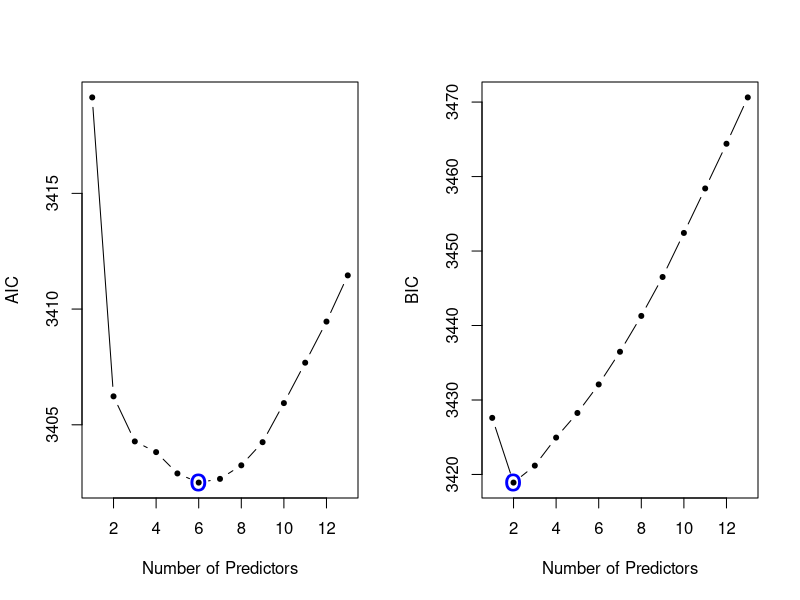
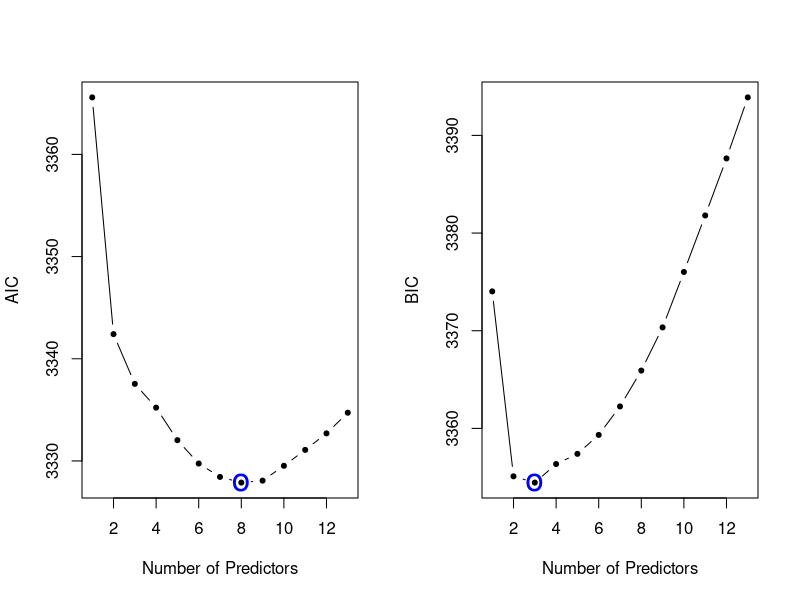
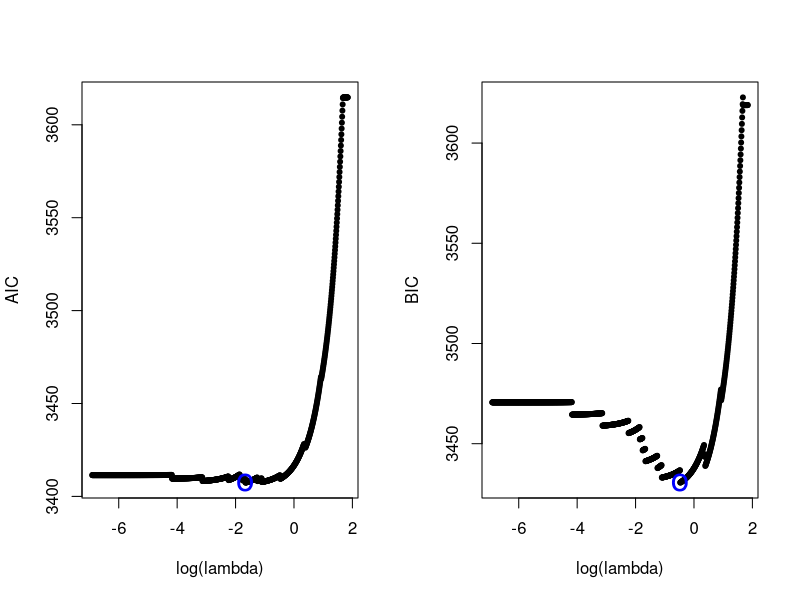
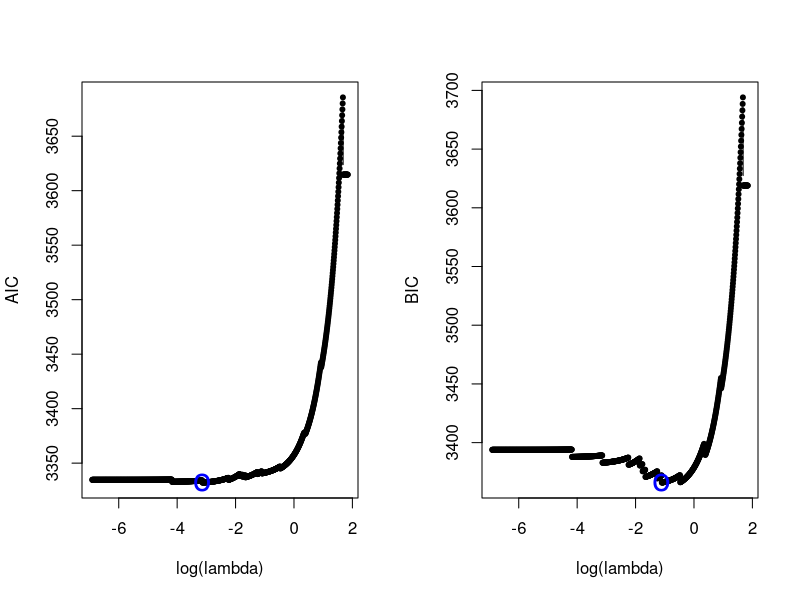
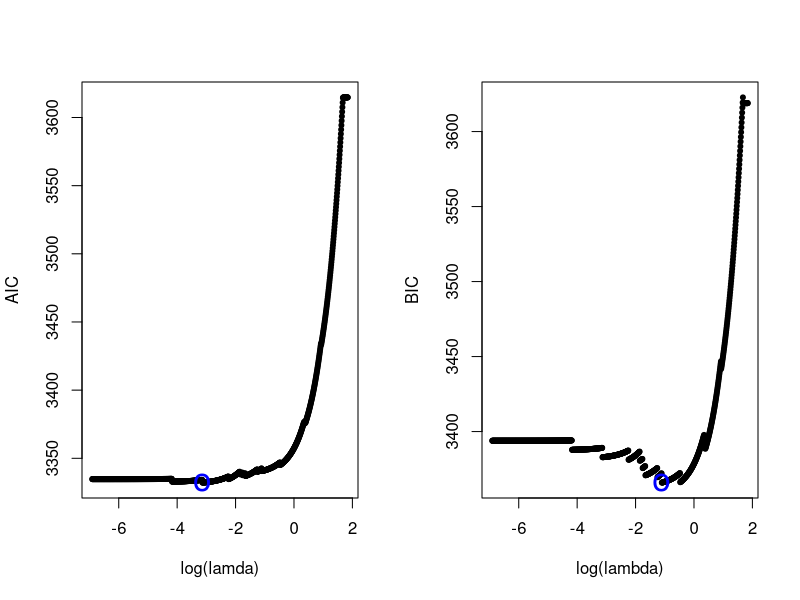
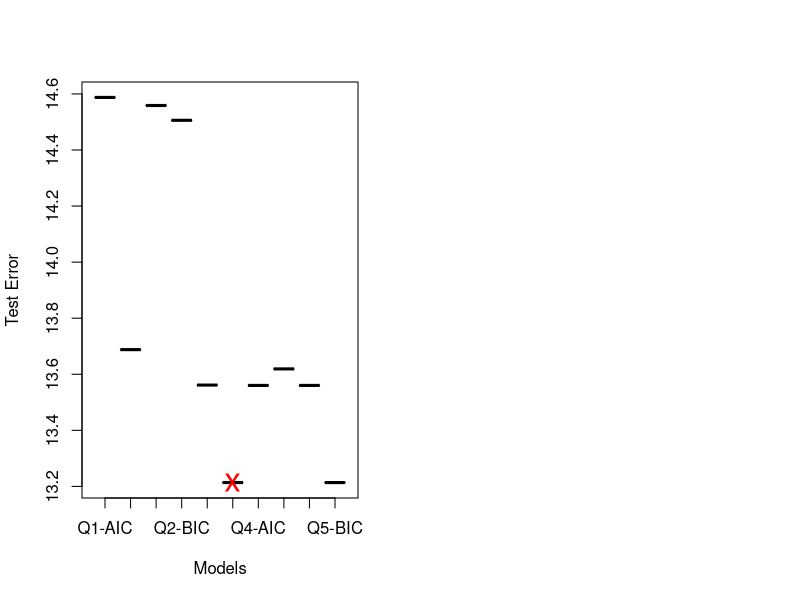

Write R code to recreate these figures, in order.
## ---- chunk 1
knitr::opts_chunk$set(echo = TRUE)
## ---- chunk 2
# ---------- Introduction ---------- # 
# Importing packages 
## install.packages('MASS')
## install.packages('leaps')
## install.packages('glmnet')￣
library(glmnet)
library(MASS)
library(leaps)
library(dplyr)

# Importing Datasets 
data(Boston) 
dim(Boston)  

# Make predictor x and the response y 
y <- Boston[, 1]
x <- Boston[, -1]
## ---- chunk 3
# Predefined function log-likelihood, AIC and BIC. 

# 1. Predicting function for best subsets. 
predict.regsubsets <- function(x, coefi, ...) {
  mat.x <- model.matrix(~., x)
  xvars <- names(coefi)
  pred <- mat.x[, xvars] %*% coefi
  return(pred)
}

# 2. log-likelihood function 
likelihood <- function(x, y, coefi, sigma){
  pred <- predict.regsubsets(x, coefi)
  exp_term = exp(-(y - pred)^2 / (2 * sigma^2))
  res <- sum(log(exp_term / (sqrt(2 * pi) * sigma)))
  return(res)
}

# 3. AIC(Akaike information criterion) 
aic <- function(ltheta, d) { 
  res <- (-2 * ltheta) + (2 * d)  
  return(res)
}

# 4. BIC(Bayesian information criterion) 
bic <- function(ltheta, d, n) { 
  res <- (-2 * ltheta) + (d * log(n))  
  return(res)
}
## ---- chunk 4
# Pre-define most used variables 
n <- nrow(x) 
ybar <- mean(y) 
## ---- chunk 5
# ---------- Problem1 ---------- # 
# Training model with the ordinary square estimate 
# Workflows of problem 1
# 1. Fit all (p=13, k) models that contains exactly k predictors. 
# 2. Pick the best among these (p=13, k) models, and call it M_k. (We will do this by using regsubsets function.)
# 3. Select a single best model from among M_0, M_1, ... M_13 using AIC and BIC. 
#   3.1 Calculate coefi, d, sigma1 from each k. 
#   3.2 Calculate log-likelihood values from likelihood function. 
# 4. Evaluate each model using AIC and BIC and store the results in metrics1. 

# \sigma 1 
sigma_formula1 <- function(y, ybar, n) {
  res <- sqrt(sum((y - ybar)^2) / (n - 1))
  return(res)
}

# train the best subset selection model
g1 <- regsubsets(x, y, nvmax=13, nbest=1) 

# model evaluation
metrics1 <- matrix(0, 13, 2)
for (i in 1:13) {
  coefi <- coef(g1, id=i)
  d <- length(coefi)
  sigma1 <- sigma_formula1(y, ybar, n)
  ltheta <- likelihood(x, y, coefi, sigma1)
  metrics1[i, 1] <- aic(ltheta, d)
  metrics1[i, 2] <- bic(ltheta, d, n)
}

# find the smallest number of variables based on AIC and BIC
colnames(metrics1) <- c('AIC', 'BIC')
metrics1
wm.a1 <- which.min(metrics1[, 1])
wm.b1 <- which.min(metrics1[, 2]) 

# Visualization of metrics plot 
par(mfrow=c(1,2))
plot(1:13, metrics1[, 1], type="b", pch=20, xlab="Number of Predictors", ylab="AIC")
points(wm.a1, metrics1[wm.a1, 1], pch="o", col="blue", cex=2)
plot(1:13, metrics1[, 2], type="b", pch=20, xlab="Number of Predictors", ylab="BIC")
points(wm.b1, metrics1[wm.b1, 2], pch="o", col="blue", cex=2)

# Print Results 
cat("The variables included in final model based on AIC : ", names(coef(g1, id=wm.a1)[-1]), sep="\t")
cat("The number of variables included in final model based on AIC : ", length(names(coef(g1, id=wm.a1))) - 1)
cat("The value of its AIC : ", metrics1[wm.a1, 1])

cat("The variables included in final model based on BIC : ", names(coef(g1, id=wm.b1))[-1], sep="\t")
cat("The number of variables included in final model based on BIC : ", length(names(coef(g1, id=wm.b1))) - 1)
cat("The value of its BIC : ", metrics1[wm.b1, 2])
## ---- chunk 6
# ---------- Problem2 ---------- # 
# Repeat Q1 replacing sigma1 with sigma2. 
# Workflows of solving problem 2.
# 1. Define sigma2 formula within sigma_formula2 function. 
# 2. Repeat the same steps what we done in Problem1.

# \sigma 2
sigma_formula2 <- function(x, y, coefi, n, d) {
  pred <- predict.regsubsets(x, coefi)
  res <- sqrt(sum((y- pred)^2) / (n - d))
  return(res)
}

# train the best subset selection model
g2 <- regsubsets(x, y, nvmax=13, nbest=1) 

# model evaluation : this tasks will be same without applying different sigma 
metrics2 <- matrix(0, 13, 2)
for (i in 1:13) {
  coefi <- coef(g2, id=i)
  d <- length(coefi) 
  sigma2 <- sigma_formula2(x, y, coefi, n, d)
  ltheta <- likelihood(x, y, coefi, sigma2)
  metrics2[i, 1] <- aic(ltheta, d)
  metrics2[i, 2] <- bic(ltheta, d, n)
}

# find the smallest number of variables based on AIC and BIC
colnames(metrics2) <- c("AIC", "BIC") 
metrics2
wm.a2 <- which.min(metrics2[, 1])
wm.b2 <- which.min(metrics2[, 2]) 

# Visualization of metrics plot 
par(mfrow=c(1,2))
plot(1:13, metrics2[, 1], type="b", pch=20, xlab="Number of Predictors", ylab="AIC")
points(wm.a2, metrics2[wm.a2, 1], pch="o", col="blue", cex=2)
plot(1:13, metrics2[, 2], type="b", pch=20, xlab="Number of Predictors", ylab="BIC")
points(wm.b2, metrics2[wm.b2, 2], pch="o", col="blue", cex=2)

# Print Results 
cat("The variables included in final model based on AIC : ", names(coef(g2, id=wm.a2)[-1]), sep="\t")
cat("The number of variables included in final model based on AIC : ", length(names(coef(g2, id=wm.a2))) - 1)
cat("The value of its AIC : ", metrics2[wm.a2, 1])

cat("The variables included in final model based on BIC : ", names(coef(g2, id=wm.b2))[-1], sep="\t")
cat("The number of variables included in final model based on BIC : ", length(names(coef(g2, id=wm.b2))) - 1)
cat("The value of its BIC : ", metrics1[wm.b2, 2])
## ---- chunk 7
# ---------- Problem3 ---------- # 
# In this problem, we need to apply hyperparameter thunig using lambda grid. 
# Workflows of Problem 3 
# 1. Define lambda grid.
# 2. Train model in lambda grid. 
# 3. Repeat the steps through the lambda grid. 
#   3.1 Calculate degree of freedom and prediction from each lambda. 
#   3.2 Calculate AIC and BIC from prediction and store results into metrics3.
# 4. Evaluate models.

# Define new function for calculating log-likelihood 
likelihood2 <- function(y, pred, sigma){
  exp_term = exp(-(y - pred)^2 / (2 * sigma^2))
  res <- sum(log(exp_term / (sqrt(2 * pi) * sigma)))
  return(res)
}

# Set hyper parameters grid lambda 
lambda <- 10^seq(0.8, -3, length=1000)

# training model 
g3 <- glmnet(x, y, alpha=1, lambda=lambda)

# model evaluation
metrics3 <- matrix(0, length(g3$lambda), 2)
for (i in 1:length(g3$lambda)) {
  d <- g3$df[i] + 1
  pred <- predict(g3, s=g3$lambda[i], newx=model.matrix(~., x)[,-1])
  ltheta <- likelihood2(y, pred, sigma1)
  metrics3[i, 1] <- aic(ltheta, d)
  metrics3[i, 2] <- bic(ltheta, d, n)
}

# find the smallest number of variables based on AIC and BIC
colnames(metrics3) <- c('AIC', 'BIC')
metrics3[sample(1:800, 10, replace=FALSE),]
wm.a3 <- which.min(metrics3[, 1])
wm.b3 <- which.min(metrics3[, 2]) 

# Visualization of metrics plot 
par(mfrow=c(1,2))
plot(log(g3$lambda), metrics3[, 1], type="b", pch=20, xlab="log(lambda)", ylab="AIC")
points(log(g3$lambda)[wm.a3], metrics3[wm.a3, 1], pch="o", col="blue", cex=2)
plot(log(g3$lambda), metrics3[, 2], type="b", pch=20, xlab="log(lambda)", ylab="BIC")
points(log(g3$lambda)[wm.b3], metrics3[wm.b3, 2], pch="o", col="blue", cex=2)

# Print Results 
coef3a <- coef(g3, s=g3$lambda[wm.a3])
cat("The variables included in final model based on AIC : ", coef3a@Dimnames[[1]][which(coef3a != 0)][-1], sep="\t")
cat("The number of variables included in final model based on AIC : ", length(coef3a@Dimnames[[1]][which(coef3a != 0)][-1]))
cat("The value of its AIC : ", metrics3[wm.a3, 1])

coef3b <- coef(g3, s=g3$lambda[wm.b3])
cat("The variables included in final model based on BIC : ", coef3b@Dimnames[[1]][which(coef3b != 0)][-1], sep="\t")
cat("The number of variables included in final model based on BIC : ", length(coef3b@Dimnames[[1]][which(coef3b != 0)][-1]))
cat("The value of its BIC : ", metrics3[wm.b3, 2])
## ---- chunk 8
# ---------- Problem4 ---------- # 
# In this problem, we need to replace sigma1 with sigma2. 
# However, to calculate \beta_{ols}, we need to calculate once more to get sigma2. 
# Workflows of problem 4 
# 1. Define lambda grid
# 2. Train model in lambda grid(using glmnet function)
# 3. Repeat the steps through lambda grid 
#   3.1 Calculate d, xvars, and prediction from each lambda. 
#   3.2 With selected colu￣mns from lasso models, calculate \beta_{ols} (using lm function)
#   3.3 Calculate sigma2 from coefficients which we got from lm function. 
#   3.4 Calculate AIC and BIC from prediction and store results into metrics4.
# 4. Evaluate models.

sigma2_lasso <- function(d, xvars) {
  if (length(xvars) == 0) {
    # If there is no selected variables from glmnet, return ols_pred as ybar.
    # Then the result will be sigma1. 
    return(sigma_formula1(y, ybar, n))
  } else {
    # This will calculate after we select variables from lasso.
    mat.x <- x[ , xvars]
    ols <- lm(y~as.matrix(mat.x))
    ols_pred <- as.matrix(cbind(1, mat.x)) %*% ols$coefficients
  }
  res <- sqrt(sum((y- ols_pred)^2) / (n - d))
  return(res)
}
  
# Set hyper parameters grid lambda 
lambda <- 10^seq(0.8, -3, length=1000)

# Train model 
g4 <- glmnet(x, y, alpha=1, lambda=lambda)

# model evaluation
metrics4 <- matrix(0, length(g4$lambda), 2)
for (i in 1:length(g4$lambda)) {
  d <- g4$df[i] + 1 
  coefi <- coef(g4, s=g4$lambda[i])
  xvars <- coefi@Dimnames[[1]][which(coefi != 0)][-1]
  sigma2 <- sigma2_lasso(d, xvars)
  pred <- predict(g4, s=g4$lambda[i], newx=model.matrix(~., x)[,-1])
  ltheta <- likelihood2(y, pred, sigma2)
  metrics4[i, 1] <- aic(ltheta, d)
  metrics4[i, 2] <- bic(ltheta, d, n)
}

# find the smallest number of variables based on AIC and BIC
colnames(metrics4) <- c('AIC', 'BIC')
metrics4[sample(1:800, 10, replace=FALSE),]
wm.a4 <- which.min(metrics4[, 1])
wm.b4 <- which.min(metrics4[, 2]) 

# Visualization of metrics plot 
par(mfrow=c(1,2))
plot(log(g4$lambda), metrics4[, 1], type="b", pch=20, xlab="log(lambda)", ylab="AIC")
points(log(g4$lambda)[wm.a4], metrics4[wm.a4, 1], pch="o", col="blue", cex=2)
plot(log(g4$lambda), metrics4[, 2], type="b", pch=20, xlab="log(lambda)", ylab="BIC")
points(log(g4$lambda)[wm.b4], metrics4[wm.b4, 2], pch="o", col="blue", cex=2)

# Print Results 
coef4a <- coef(g4, s=g4$lambda[wm.a4])
cat("The variables included in final model based on AIC : ", coef4a@Dimnames[[1]][which(coef4a != 0)][-1], sep = "\t")
cat("The number of variables included in final model based on AIC : ", length(coef4a@Dimnames[[1]][which(coef4a != 0)][-1]))
cat("The value of its AIC : ", metrics4[wm.a4, 1])

coef4b <- coef(g4, s=g4$lambda[wm.b4])
cat("The variables included in final model based on BIC : ", coef4b@Dimnames[[1]][which(coef4b != 0)][-1], sep="\t")
cat("The number of variables included in final model based on BIC : ", length(coef4b@Dimnames[[1]][which(coef4b != 0)][-1]))
cat("The value of its BIC : ", metrics4[wm.b4, 2])
## ---- chunk 9
# ---------- Problem5 ----------
# Repate Q3, replacing sigma1 with sigma3 which is calculated from \beta_{lasso}
# Workflows of Problem 5
# 1. Define new sigma function called sigma_formula3
# 2. Define hyperparameter grid lambda. 
# 3. Train model in lambda grid(using glmnet function)
# 4. Repeat the steps through lambda grid 
#   4.1 Calculate d and prediction from each lambda. 
#   4.2 Calculate sigma3 using sigma_formula3 function. 
#   4.3 Calculate AIC and BIC from prediction and store results into metrics5.
# 4. Evaluate models.

# \sigma 3
sigma_formula3 <- function(y, pred, n, d) {
  res <- sqrt(sum((y- pred)^2) / (n - d))
  return(res)
}

# Set hyper parameters grid lambda 
lambda <- 10^seq(0.8, -3, length=1000)

# Train model 
g5 <- glmnet(x, y, alpha=1, lambda=lambda)

# model evaluation
metrics5 <- matrix(0, length(g5$lambda), 2)
for (i in 1:length(g5$lambda)) {
  d <- g5$df[i] + 1 
  pred <- predict(g5, s=g5$lambda[i], newx=model.matrix(~., x)[,-1])
  sigma3 <- sigma_formula3(y, pred, n, d)
  ltheta <- likelihood2(y, pred, sigma3)
  metrics5[i, 1] <- aic(ltheta, d)
  metrics5[i, 2] <- bic(ltheta, d, n)
}

# find the smallest number of variables based on AIC and BIC
colnames(metrics5) <- c('AIC', 'BIC')
metrics5[sample(1:800, 10, replace=FALSE),]
wm.a5 <- which.min(metrics5[, 1])
wm.b5 <- which.min(metrics5[, 2]) 

# Visualization of metrics plot 
par(mfrow=c(1,2))
plot(log(g5$lambda), metrics5[, 1], type="b", pch=20, xlab="log(lamda)", ylab="AIC")
points(log(g5$lambda)[wm.a5], metrics5[wm.a5, 1], pch="o", col="blue", cex=2)
plot(log(g5$lambda), metrics5[, 2], type="b", pch=20, xlab="log(lambda)", ylab="BIC")
points(log(g5$lambda)[wm.b5], metrics5[wm.b5, 2], pch="o", col="blue", cex=2)

# Print Results 
coef5a <- coef(g5, s=g5$lambda[wm.a5])
cat("The variables included in final model based on AIC : ", coef5a@Dimnames[[1]][which(coef5a != 0)][-1], sep="\t")
cat("The number of variables included in final model based on AIC : ", length(coef5a@Dimnames[[1]][which(coef5a != 0)][-1]))
cat("The value of its AIC : ", metrics5[wm.a5, 1])

coef5b <- coef(g5, s=g5$lambda[wm.b5])
cat("The variables included in final model based on BIC : ", coef5b@Dimnames[[1]][which(coef5b != 0)][-1], sep="\t")
cat("The number of variables included in final model based on BIC : ", length(coef5b@Dimnames[[1]][which(coef5b != 0)][-1]))
cat("The value of its BIC : ", metrics5[wm.b5, 2])
## ---- chunk 10
# ---------- Problem 6 ---------- # 
# Workflows of problem 6
# 1. Randomly separate a training set and test set. 
# 2. Declare result matrix called res and initialize with 0. 
# 3. For each training set, repeat all steps what we have done in problem 1 ~ 5. 
# 4. Update the value of selected variables(columns) for each model(rows) to 1. 
# 5. Calculate training error TE using MAE. 
# 6. Check the result and find the winner. 


# Randomly separate a training set and test set
set.seed(4321)
tran <- sample(n, 400) 
test <- setdiff(1:nrow(x), tran) 

# Define function for finding 10 best subsets from the training set. 
# This will return \beta_{ols} and selected_variables
find_best_model <- function(x, y, model_numbers) {
  # if : regsubsets function for M_1 ~ M_4
  # else : glmnet function for M_5 ~ M10
  if (model_numbers <= 4) {
    # train model
    g <- regsubsets(x, y, nvmax=13, nbest=1)
    
    # model evaluation
    metrics <- matrix(0, 13, 1) 
    for (i in 1:13) {
      coefi <- coef(g, id=i) 
      d <- length(coefi) 
      # if : evaluation based on sigma1
      # else : evaluation based on sigma2
      if (model_numbers <= 2) {
        sigma1 <- sigma_formula1(y, ybar, n) 
        ltheta <- likelihood(x, y, coefi, sigma1)
      } else { 
        sigma2 <- sigma_formula2(x, y, coefi, n, d)
        ltheta <- likelihood(x, y, coefi, sigma2)
      }
      # if : evaluation based on AIC 
      # else : evaluation based on BIC 
      if (model_numbers %% 2 != 0) { 
        metrics[i, 1] <- aic(ltheta, d)
      } else { 
        metrics[i, 1] <- bic(ltheta, d, n)
      }
    }
    # Find the smallest number of variables and return results 
    wm <- which.min(metrics) 
    min_vars <- names(coef(g, id=wm)[-1])
    min_coef <- coef(g, id=wm)
    return(list(min_vars, min_coef))
  } else { 
    lambda <- 10^seq(0.8, -3, length=1000)
    g <- glmnet(x, y, alpha=1, lambda=lambda)
    
    # model evaluation
    metrics <- matrix(0, length(g$lambda), 1)
    for (i in 1:length(g$lambda)) {
      d <- g$df[i] + 1 
      pred <- predict(g, s=g$lambda[i], newx=model.matrix(~., x)[,-1])
      # if : evaluation based on sigma1
      # elif : evaluation based on sigma2
      # else : evaluation based on sigma3
      if (model_numbers <= 6) {
        sigma1 <- sigma_formula1(y, ybar, n) 
        ltheta <- likelihood2(y, pred, sigma1)
      } else if (model_numbers <= 8) {
        xvars <- rownames(coef(g, s=g$lambda[i]))[-1]
        sigma2 <- sigma2_lasso(d, xvars) 
        ltheta <- likelihood2(y, pred, sigma2)
      } else {
        sigma3 <- sigma_formula3(y, pred, n, d)
        ltheta <- likelihood2(y, pred, sigma3)
      }
      # if : evaluation based on AIC 
      # else : evaluation based on BIC 
      if (model_numbers %% 2 != 0) { 
        metrics[i, 1] <- aic(ltheta, d)
      } else { 
        metrics[i, 1] <- bic(ltheta, d, n)
      }
    }
    # Find the smallest number of variables and return results 
    wm <- which.min(metrics) 
    coefm <- coef(g, s=g$lambda[wm])
    min_vars <- coefm@Dimnames[[1]][which(coefm != 0)][-1]
    min_coef <- coefm
    return(list(min_vars, min_coef))
  }
}

# Define function for calculuting test error based on MSE 
calculate_test_error <- function(x, y, xvars, coef_, model_number) {
  # if : Calculate test error based on regsubsets
  # else : Calculate test error based on glmnet 
  if (model_number <= 4) {
    pred <- model.matrix(~., test_X[, xvars]) %*% coef_
  } else { 
    pred <- model.matrix(~., test_X) %*% coef_
  }
  test_error <- mean((test_y - pred)^2)
  return(test_error)
}

# Declare result matrix (10 X 14)
res <- matrix(0, 10, ncol(x) + 1)
colnames(res) <- c(colnames(x), 'TE') 
rownames(res) <- c('Q1-AIC', 'Q1-BIC', 'Q2-AIC', 'Q2-BIC', 'Q3-AIC', 'Q3-BIC', 'Q4-AIC', 'Q4-BIC', 'Q5-AIC', 'Q5-BIC')

for (i in 1:10) { 
  train_X <- x[tran, ]
  train_y <- y[tran]
  test_X <- x[test,]
  test_y <- y[test]
  
  # Find the best model from each problems 
  train_result <- find_best_model(train_X, train_y, i)
  xvars <- as.vector(train_result[[1]])
  # Calculate Test Error based on MSE and selected variables
  res[i, 'TE'] <- calculate_test_error(test_X, test_y, xvars, train_result[[2]], i)
  res[i , xvars] <- 1
}

# Check the table
res

# Visualization result 
wm.t <- which.min(res[ , 'TE'])
plot(factor(rownames(res)), res[ , 'TE'], type="b", pch=20, cex=0.2, xlab="Models", ylab="Test Error")
points(factor(rownames(res))[wm.t], res[wm.t, 'TE'], pch="x", col="red", cex=2)
